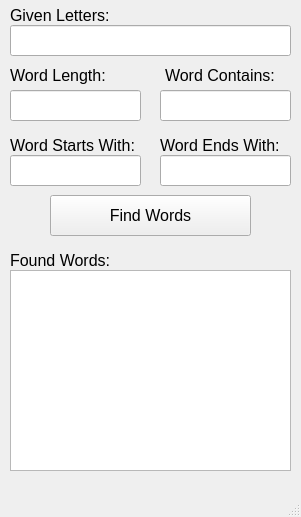
<?xml version="1.0" encoding="UTF-8"?>
<ui version="4.0">
 <class>ScrabbleWordFinder</class>
 <widget class="QMainWindow" name="ScrabbleWordFinder">
  <property name="geometry">
   <rect>
    <x>0</x>
    <y>0</y>
    <width>301</width>
    <height>517</height>
   </rect>
  </property>
  <property name="windowTitle">
   <string>ScrabbleWordFinder</string>
  </property>
  <widget class="QWidget" name="centralwidget">
   <widget class="QLineEdit" name="txtEnd">
    <property name="geometry">
     <rect>
      <x>160</x>
      <y>155</y>
      <width>131</width>
      <height>31</height>
     </rect>
    </property>
    <property name="font">
     <font>
      <pointsize>12</pointsize>
     </font>
    </property>
    <property name="placeholderText">
     <string/>
    </property>
   </widget>
   <widget class="QLineEdit" name="txtLetters">
    <property name="geometry">
     <rect>
      <x>10</x>
      <y>25</y>
      <width>281</width>
      <height>31</height>
     </rect>
    </property>
    <property name="font">
     <font>
      <pointsize>12</pointsize>
     </font>
    </property>
    <property name="placeholderText">
     <string/>
    </property>
   </widget>
   <widget class="QTreeView" name="trvFound">
    <property name="geometry">
     <rect>
      <x>10</x>
      <y>270</y>
      <width>281</width>
      <height>201</height>
     </rect>
    </property>
    <property name="font">
     <font>
      <pointsize>12</pointsize>
     </font>
    </property>
   </widget>
   <widget class="QLabel" name="lblEnds">
    <property name="geometry">
     <rect>
      <x>160</x>
      <y>135</y>
      <width>121</width>
      <height>21</height>
     </rect>
    </property>
    <property name="font">
     <font>
      <pointsize>12</pointsize>
     </font>
    </property>
    <property name="text">
     <string>Word Ends With:</string>
    </property>
   </widget>
   <widget class="QLineEdit" name="txtStart">
    <property name="geometry">
     <rect>
      <x>10</x>
      <y>155</y>
      <width>131</width>
      <height>31</height>
     </rect>
    </property>
    <property name="font">
     <font>
      <pointsize>12</pointsize>
     </font>
    </property>
    <property name="placeholderText">
     <string/>
    </property>
   </widget>
   <widget class="QLabel" name="lblLetters">
    <property name="geometry">
     <rect>
      <x>10</x>
      <y>5</y>
      <width>101</width>
      <height>20</height>
     </rect>
    </property>
    <property name="font">
     <font>
      <pointsize>12</pointsize>
     </font>
    </property>
    <property name="text">
     <string>Given Letters:</string>
    </property>
   </widget>
   <widget class="QLabel" name="lblStarts">
    <property name="geometry">
     <rect>
      <x>10</x>
      <y>135</y>
      <width>131</width>
      <height>20</height>
     </rect>
    </property>
    <property name="font">
     <font>
      <pointsize>12</pointsize>
     </font>
    </property>
    <property name="text">
     <string>Word Starts With:</string>
    </property>
   </widget>
   <widget class="QLabel" name="lblFound">
    <property name="geometry">
     <rect>
      <x>10</x>
      <y>250</y>
      <width>111</width>
      <height>20</height>
     </rect>
    </property>
    <property name="font">
     <font>
      <pointsize>12</pointsize>
     </font>
    </property>
    <property name="text">
     <string>Found Words:</string>
    </property>
   </widget>
   <widget class="QPushButton" name="btnFind">
    <property name="geometry">
     <rect>
      <x>50</x>
      <y>195</y>
      <width>201</width>
      <height>41</height>
     </rect>
    </property>
    <property name="font">
     <font>
      <pointsize>12</pointsize>
     </font>
    </property>
    <property name="text">
     <string>Find Words</string>
    </property>
   </widget>
   <widget class="QLineEdit" name="txtContains">
    <property name="geometry">
     <rect>
      <x>160</x>
      <y>90</y>
      <width>131</width>
      <height>31</height>
     </rect>
    </property>
    <property name="font">
     <font>
      <pointsize>12</pointsize>
     </font>
    </property>
    <property name="placeholderText">
     <string/>
    </property>
   </widget>
   <widget class="QLineEdit" name="txtLength">
    <property name="geometry">
     <rect>
      <x>10</x>
      <y>90</y>
      <width>131</width>
      <height>31</height>
     </rect>
    </property>
    <property name="font">
     <font>
      <pointsize>12</pointsize>
     </font>
    </property>
    <property name="placeholderText">
     <string/>
    </property>
   </widget>
   <widget class="QLabel" name="lblContains">
    <property name="geometry">
     <rect>
      <x>165</x>
      <y>65</y>
      <width>111</width>
      <height>20</height>
     </rect>
    </property>
    <property name="font">
     <font>
      <pointsize>12</pointsize>
     </font>
    </property>
    <property name="text">
     <string>Word Contains:</string>
    </property>
   </widget>
   <widget class="QLabel" name="lblLength">
    <property name="geometry">
     <rect>
      <x>10</x>
      <y>65</y>
      <width>111</width>
      <height>21</height>
     </rect>
    </property>
    <property name="font">
     <font>
      <pointsize>12</pointsize>
     </font>
    </property>
    <property name="text">
     <string>Word Length:</string>
    </property>
   </widget>
  </widget>
  <widget class="QMenuBar" name="menubar">
   <property name="geometry">
    <rect>
     <x>0</x>
     <y>0</y>
     <width>301</width>
     <height>21</height>
    </rect>
   </property>
  </widget>
  <widget class="QStatusBar" name="statusbar"/>
 </widget>
 <tabstops>
  <tabstop>txtLetters</tabstop>
  <tabstop>txtLength</tabstop>
  <tabstop>txtContains</tabstop>
  <tabstop>txtStart</tabstop>
  <tabstop>txtEnd</tabstop>
  <tabstop>btnFind</tabstop>
  <tabstop>trvFound</tabstop>
 </tabstops>
 <resources/>
 <connections/>
</ui>
